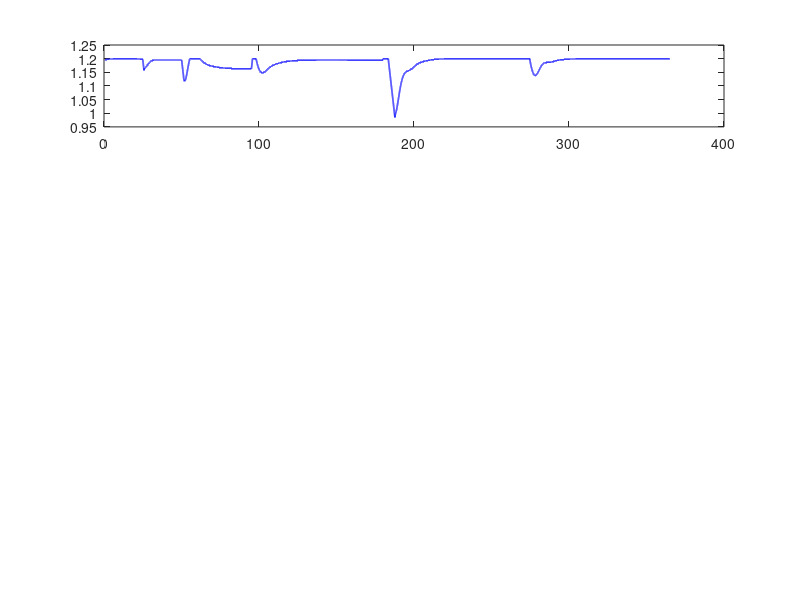

Recreate this plot in MATLAB. (Note: this script raises an error after producing the figure.)

%  LAZO CERRADO LPV - ENFOQUE w  (modular, sin funciones)
%  Observador PI -> optimizador por w -> scheduling -> controlador LPV
%   El punto de operacion sale de  w = A + k*S_hat  (NO divide por D),
%   Perfil del paper (65/75/60/90/40), 365 d, Ain=50.

clear; clc;

%%  Parametros 
alpha=0.16; mu_max=0.38; kS=24.0; k=3.80; Ain=50.0;
tau=5.76/(60*24);
p1=-1.5; p2=-2.5; l2=p1*p2/k;          % l1 depende de D (se calcula en el lazo)

%%  Clamps del optimizador 
w_min=90; w_max=460;  D_min=0.10; D_max=1.20;
Dsat=[0.01 1.2];

%%  Estabilizadores 
t_ctrl=25;        % el LPV entra tras converger el observador
tau_ref=3.0;      % gobernador de referencia
dD_up=0.8;        % slew: D SUBE rapido
dD_dn=0.05;       % slew: D BAJA lento  (clave para no desplomarse)

%%  Ganancias LPV afines: K(rho)=K0+K1*rho1+K2*rho2 
if exist('lpv_gains.mat','file')==2
    G=load('lpv_gains.mat');
    K0=G.K0; K1=G.K1; K2=G.K2; R1=G.R1; R2=G.R2;
    fprintf('Ganancias cargadas de lpv_gains.mat\n');
else
    K0=[-0.000891035  3.72682e-09  0.0160904 -0.00703808];
    K1=[ 0.0280023  8.03147e-13  5.98639e-10  2.32771e-11];
    K2=[ 9.73774e-13  0.0280023  2.17105e-11  2.63466e-12];
    R1=[0.0020 0.2400]; R2=[0.004 7.8236];
    warning('lpv_gains.mat no encontrado: usando ganancias del ultimo diseno.');
end

%%  Condiciones iniciales 
Sin0=60;
D0=(mu_max/alpha)*(1-sqrt(k*kS/(Ain+k*(kS+Sin0))));
S0=alpha*kS*D0/(mu_max-alpha*D0); Z0=(Sin0-S0)/alpha; A0=Ain+k*(Sin0-S0);
mu0=mu_max*S0/(kS+S0);

Tfin=365; N=round(Tfin/tau); t=(0:N-1)*tau;
Z=Z0; S=S0; A=A0;                               % planta real
A_hat=A0; phi_hat=0.5*mu0*Z0; Z_hat=0.5*Z0;     % observador
w_ini=min(max(A0+k*S0,w_min),w_max);
D=min(max((mu_max/alpha)*(1-sqrt(k*kS/(w_ini+k*kS))),D_min),D_max);
Dopf=D0; Sopf=S0; Aopf=A0; Zopf=Z0; zI=0.0;

LA=zeros(1,N);LAop=zeros(1,N);LD=zeros(1,N);LPA=zeros(1,N);LPAm=zeros(1,N);
LZ=zeros(1,N);LZh=zeros(1,N);LS=zeros(1,N);LSh=zeros(1,N);Lr1=zeros(1,N);Lr2=zeros(1,N);
LDop=zeros(1,N);
%%  Lazo 
for i=1:N
    tk=t(i);
    if     tk<50,  Sin=60;
    elseif tk<95,  Sin=55;
    elseif tk<180, Sin=60;
    elseif tk<270, Sin=80;
    else           Sin=90;  end

    %  PLANTA (Euler) 
    mu=mu_max*S/(kS+S);
    Z=Z+tau*((mu-alpha*D)*Z);
    S=S+tau*((Sin-S)*D-mu*Z);
    A=A+tau*((Ain-A)*D+k*mu*Z);

    %  BLOQUE 1: observador PI 
    l1=-(p1+p2)-D;  e=A-A_hat;
    A_hat=A_hat+tau*((Ain-A_hat)*D+k*phi_hat+l1*e);
    phi_hat=phi_hat+tau*(l2*e);
    Z_hat=Z_hat+tau*(phi_hat-alpha*D*Z_hat);
    mu_hat=min(phi_hat/max(Z_hat,1e-6),0.999*mu_max);
    S_hat=min(max(kS*mu_hat/(mu_max-mu_hat),0),100);

    %  BLOQUE 2: optimo por w (sin phi/D) 
    w=min(max(A+k*S_hat,w_min),w_max);
    Dop=min(max((mu_max/alpha)*(1-sqrt(k*kS/(w+k*kS))),D_min),D_max);
    Sop=alpha*kS*Dop/(mu_max-alpha*Dop);
    Aop=w-k*Sop;
    Zop=max(((w-Ain)/k - Sop)/alpha, 0);        % Z* robusto (reparto con Ain nominal)

    %  BLOQUE 3b: scheduling 
    rho1=min(max(mu_max*S_hat/(kS+S_hat),R1(1)),R1(2));
    rho2=min(max(mu_max*kS/(kS+S_hat)^2*Z_hat,R2(1)),R2(2));

    %  Gobernador de referencia 
    c=tau/tau_ref;
    Dopf=Dopf+c*(Dop-Dopf); Sopf=Sopf+c*(Sop-Sopf);
    Aopf=Aopf+c*(Aop-Aopf); Zopf=Zopf+c*(Zop-Zopf);

    %  BLOQUE 4: controlador LPV con integrador + anti-windup 
    D_prev=D;
    if tk>=t_ctrl
        Krho=K0 + K1*rho1 + K2*rho2;            % ganancia afin (forma PLC)
        xaug=[Z_hat-Zopf; S_hat-Sopf; A-Aopf; zI];
        D=min(max(Dopf+Krho*xaug,Dsat(1)),Dsat(2));
        eA=A-Aopf;
        no_sat   =(D>Dsat(1))&&(D<Dsat(2));
        sale_piso=(D<=Dsat(1))&&(eA>0);
        sale_tope=(D>=Dsat(2))&&(eA<0);
        if no_sat||sale_piso||sale_tope, zI=zI-eA*tau; end
    else
        D=Dopf;
    end
    % slew ASIMETRICO: sube rapido, baja lento
    D=min(max(D, D_prev-dD_dn*tau), D_prev+dD_up*tau);

    %  referencia real para comparar 
    Dtrue=(mu_max/alpha)*(1-sqrt(k*kS/(Ain+k*(kS+Sin))));
    Strue=alpha*kS*Dtrue/(mu_max-alpha*Dtrue);
    Atrue=Ain+k*(Sin-Strue);

    LA(i)=A; LAop(i)=Aopf; LD(i)=D; LPA(i)=A*D; LPAm(i)=Atrue*Dtrue;
    LZ(i)=Z; LZh(i)=Z_hat; LS(i)=S; LSh(i)=S_hat; Lr1(i)=rho1; Lr2(i)=rho2;
    LDop(i)=Dopf;
end

%%  Metricas 
m=t>=t_ctrl;
fprintf('Eficiencia media P_A/P_A,max (t>=%d) = %.2f %%\n', t_ctrl, 100*mean(LPA(m)./LPAm(m)));
fprintf('D en [%.3f, %.3f]   (washout = %.2f)\n', min(LD), max(LD), mu_max/alpha);
fprintf('rho1 in [%.4f, %.4f]   rho2 in [%.4f, %.4f]\n', min(Lr1),max(Lr1),min(Lr2),max(Lr2));
fprintf('Variacion total TV(D) = %.2f\n', sum(abs(diff(LD(m)))));

%%  Graficas 
figure('Color','w','Name','Lazo cerrado LPV - enfoque w');
subplot(4,1,1); plot(t,LD,'b-','LineWidth',1.2); hold on; yline(1.2,':k','u_{max}'); grid on;
ylabel('D (d^{-1})'); ylim([0.4 1.4]); title('Tasa de dilucion');
subplot(4,1,2); plot(t,LPAm,'k-','LineWidth',1.0); hold on; plot(t,LPA,'b-','LineWidth',1.2); grid on;
ylabel('P_A'); ylim([0 350]); legend('P_{A,max}','P_A','Location','best'); title('Productividad');
subplot(4,1,3); plot(t,LA,'b-','LineWidth',1.2); hold on; plot(t,LAop,'r--','LineWidth',1.0); grid on;
ylabel('A'); legend('A','A^*','Location','best'); title('Acetato vs objetivo');
subplot(4,1,4); plot(t,LZ,'r--',t,LZh,'b-',t,LS,'m--',t,LSh,'g-','LineWidth',1.0); grid on;
ylabel('Z, S'); xlabel('t [d]'); legend('Z','Z_{hat}','S','S_{hat}','Location','best'); title('Estados real vs estimado');

%%
figure('Color','w','Name','Accion de control D');
subplot(2,1,1);
plot(t,LD,'b-','LineWidth',1.3); hold on;
plot(t,LDop,'r--','LineWidth',1.0);
yline(1.2,':k','u_{max}'); grid on;
ylabel('D (d^{-1})'); ylim([0.4 1.4]);
legend('D aplicada','D_{op} (feedforward)','Location','best');
title('Accion de control D');
subplot(2,1,2);
plot(t,LD-LDop,'m-','LineWidth',1.0); yline(0,':k'); grid on;
ylabel('K(\rho)\cdot x_{aug}'); xlabel('t [d]');
title('Correccion del controlador (feedback) = D - D_{op}');
